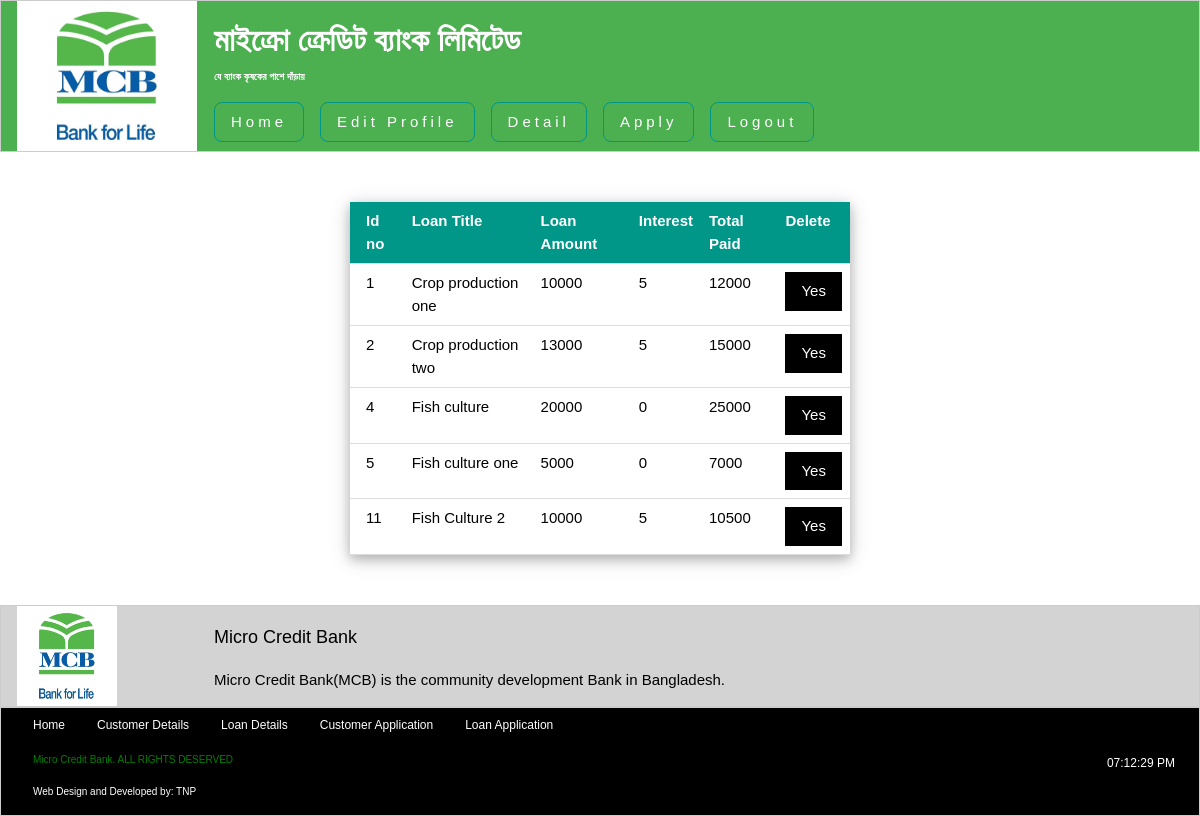
The page /loan_detail.php on the database as committed earlier.
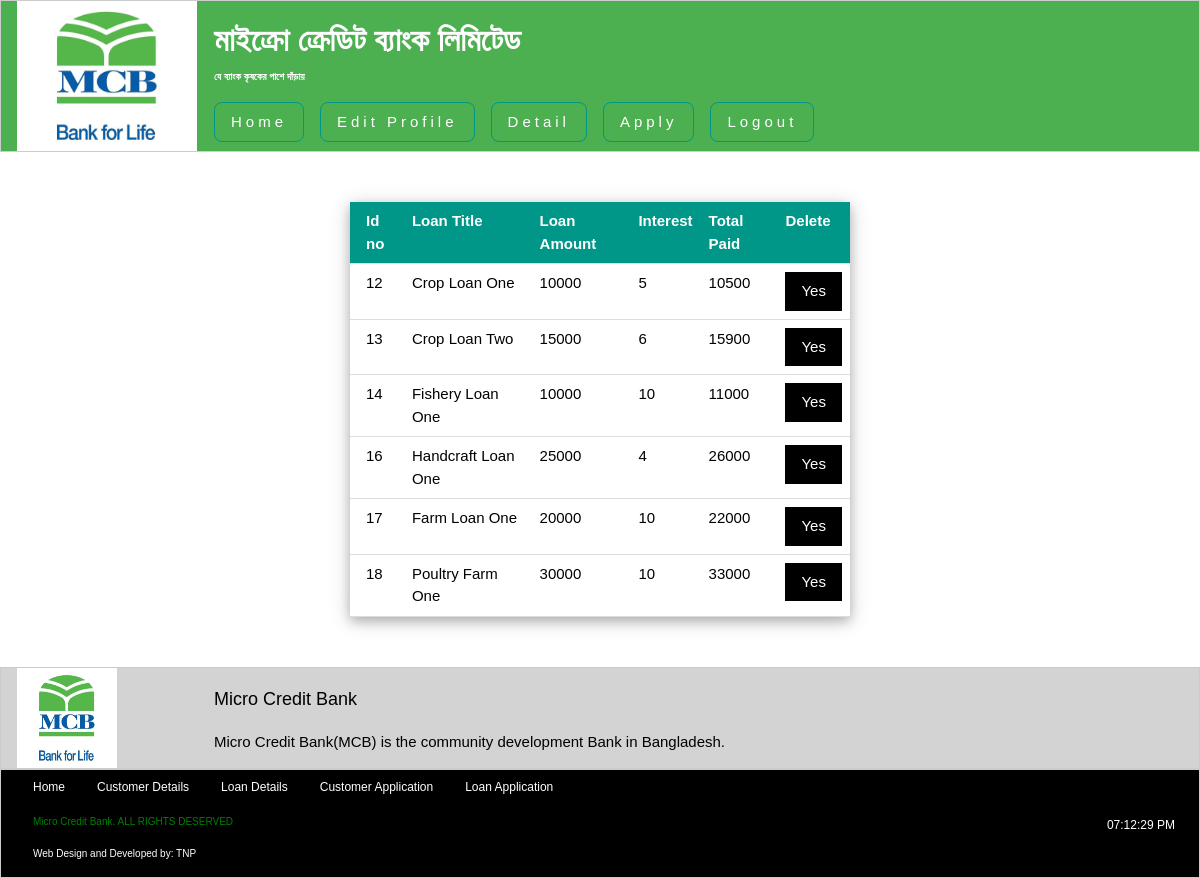
The same page on the database as committed later.
### tables this page shows
CREATE TABLE IF NOT EXISTS `loan_category` (
`category_id` int(11) NOT NULL,
  `loan_type` varchar(255) NOT NULL,
  `loan_amount` int(11) NOT NULL,
  `total_paid` int(11) NOT NULL,
  `validity` varchar(255) NOT NULL,
  `interest` int(11) NOT NULL
);

### loan_detail.php (the view, shortened to what this page needs)
<?php include("include/header_demand.php"); ?>
<div class="w3-container" style="min-height:295px;height:auto;">
<?php
	$sql = "SELECT * FROM loan_category";
	$result = mysql_query($sql);
	if($result)
	{
		if(mysql_num_rows($result))
		{?>
			<table class="w3-table w3-container w3-hoverable w3-bordered w3-middle w3-card-4" style="max-width:500px;width:50%;margin-top:50px; margin-bottom: 50px; font-family: Arial; ">
					<thead>
						<tr class="w3-teal">
							<th> Id no </th>
							<th> Loan Title </th>
							<th> Loan Amount </th>
							<th> Interest </th>
							<th> Total Paid </th>
							<th> Delete </th>
						</tr>
					</thead>
		<?php
			while($row = mysql_fetch_assoc($result))
			{
				?>
					<tr>
						<td> <?php echo $row['category_id']; ?> </td>
						<td> <?php echo $row['loan_type']; ?> </td>
						<td> <?php echo $row['loan_amount']; ?> </td>
						<td> <?php echo $row['interest']; ?> </td>
						<td> <?php echo $row['total_paid'] ?> </td>
						<td> <a href="loan_delete.php?id=<?php echo $row['category_id']; ?>"> <button class="w3-button w3-black" onclick="remove_note()">Yes</button></a> </td>
					</tr>
		<?php
			}
		?>
			</table>
	<?php
		}
	}
?>
</div>
<?php include("include/footer_demand.php"); ?>

### include/header_demand.php (shortened to what this page needs)
<?php include("include/config.php");
	if($_SESSION['designation'] == "Chairman")
	{
	  include("include/header_chairman.php");
	}
	else if($_SESSION['designation'] == "Manager")
	{
	  include("include/header_manager.php");
	}
	else if($_SESSION['designation'] == "Cash Officer")
	{
		include("include/header_cash_officer.php");
	}
	else
	{
	  include("include/header_admin.php");
	}
?>

### include/header_admin.php (shortened to what this page needs)
<!doctype html>
<html>
	<head>
	  <link rel="stylesheet" href="css/w3_css.css" >
	  <link rel="stylesheet" href="css/fontawesome-all.min.css">
	</head>
	<body class="w3-container" style="padding:0px;margin:0px;" onload = startTime()>
		<div class="w3-row-padding w3-border w3-green w3-cell-row ">
			<div class="w3-cell w3-col w3-container m2 l2">
		    	<a href="home.php"><img alt="mcb_logo" src="images/mcb_logo.jpg" width="180px" height="150px"/></a>
			</div>
			<div class="w3-cell w3-col w3-container m9 l9" style="font-family: sans-serif;">
				<p style="font-weight: bold"><font size="6" color="white">মাইক্রো ক্রেডিট ব্যাংক লিমিটেড</font> <br/>
		    	<font size="0" color="white"> যে ব্যাংক কৃষকের পাশে দাঁড়ায় </font> </p>
				<div class="w3-cell-row">
					<div class="w3-bar w3-green">
						<a href="home.php" class="w3-bar-item w3-button w3-wide w3-border w3-border-teal w3-round-large w3-margin-right"> Home </a>
						<a href="edit_profile.php?designation=" class="w3-bar-item w3-button w3-wide w3-border w3-border-teal w3-round-large w3-margin-right"> Edit Profile </a>
						<div class="w3-dropdown-hover">
							<button class="w3-button w3-wide w3-border w3-border-teal w3-round-large w3-margin-right"> Detail </button>
						</div>
						<div class="w3-dropdown-hover">
							<button class="w3-button w3-wide w3-border w3-border-teal w3-round-large w3-margin-right"> Apply </button>
						</div>
							<a href="home.php?logout=yes" class="w3-bar-item w3-button w3-wide w3-border w3-border-teal w3-round-large w3-margin-right" >  <label class="w3-tiny">  <?php echo $designation; ?> </label> Logout
							</a>
					</div>
				</div>
			</div>
		</div>

### include/footer_demand.php (shortened to what this page needs)
<?php
	if($_SESSION['designation'] == "Chairman")
	{
	  include("include/footer_chairman.php");
	}
	else if($_SESSION['designation'] == "Manager")
	{
	  include("include/footer_manager.php");
	}
	else if($_SESSION['designation'] == "Cash Officer")
	{
		include("include/footer_cash_officer.php");
	}
	else
	{
	  include("include/footer_admin.php");
	}
?>

### include/footer_admin.php (shortened to what this page needs)
<div class="w3-container" style="padding:0px;margin:0px;">
	<div class="w3-row-padding w3-border" style="background-color: lightgray;">
		<div class="w3-col w3-container m2 l2">
			<a href="index.php">
				<img alt="mcb_logo" src="images/mcb_logo.jpg" width="100px" height="100px"/>
			</a>
		</div>
	<div class="w3-col w3-container m9 l9" style="font-family: sans-serif;">
		<p class="w3-large">Micro Credit Bank</p>
		<p class="w3-medium"> Micro Credit Bank(MCB) is the community development Bank in Bangladesh.</p>
	</div>
	</div>
	<div class="w3-row-padding w3-border w3-black">
		<div class="w3-row-padding w3-bar">
			<div class="w3-row w3-small">
				<a href="home.php" class="w3-bar-item w3-button">Home</a>
				<a href="#" class="w3-bar-item w3-button">Customer Details</a>
				<a href="#" class="w3-bar-item w3-button">Loan Details</a>
				<a href="#" class="w3-bar-item w3-button">Customer Application</a>
				<a href="#" class="w3-bar-item w3-button">Loan Application</a>
			</div>
			<div class="w3-row-padding w3-col w3-container m5 l5" style="font-family: sans-serif; color: green">
				<p class="w3-tiny w3-row-padding">Micro Credit Bank. ALL RIGHTS DESERVED</p>
		  	</div>
			<div class="w3-row-padding w3-col w3-container m7 l7" style="font-family: sans-serif; color: white">
				<p class="w3-small w3-right" id="liveTime"></p>
		  	</div>
			<h6 class="w3-panel w3-tiny" style="color: white; font-family: sans-serif;"> Web Design and Developed by: TNP</h6>
		</div>
	</div>
</div>
</body>
</html>

### css/w3_css.css (style rules this page uses)
html { box-sizing:border-box }
*,*:before,*:after { box-sizing:inherit }
html { -ms-text-size-adjust:100%;-webkit-text-size-adjust:100% }
body { margin:0 }
a { background-color:transparent;-webkit-text-decoration-skip:objects }
img { border-style:none }
button,input,select,textarea { font:inherit;margin:0 }
button,input { overflow:visible }
button,select { text-transform:none }
button,html [type=button],[type=reset],[type=submit] { -webkit-appearance:button }
html,body { font-family:Verdana,sans-serif;font-size:15px;line-height:1.5 }
html { overflow-x:hidden }
h6 { font-size:16px }
h1,h2,h3,h4,h5,h6 { font-family:"Segoe UI",Arial,sans-serif;font-weight:400;margin:10px 0 }
.w3-wide { letter-spacing:4px }
img { vertical-align:middle }
a { color:inherit }
.w3-table,.w3-table-all { border-collapse:collapse;border-spacing:0;width:100%;display:table }
.w3-bordered tr,.w3-table-all tr { border-bottom:1px solid #ddd }
.w3-table td,.w3-table th,.w3-table-all td,.w3-table-all th { padding:8px 8px;display:table-cell;text-align:left;vertical-align:top }
.w3-table th:first-child,.w3-table td:first-child,.w3-table-all th:first-child,.w3-table-all td:first-child { padding-left:16px }
.w3-btn,.w3-button { border:none;display:inline-block;padding:8px 16px;vertical-align:middle;overflow:hidden;text-decoration:none;color:inherit;background-color:inherit;text-align:center;cursor:pointer;white-space:nowrap }
.w3-btn,.w3-button { -webkit-touch-callout:none;-webkit-user-select:none;-khtml-user-select:none;-moz-user-select:none;-ms-user-select:none;user-select:none }
.w3-dropdown-click,.w3-dropdown-hover { position:relative;display:inline-block;cursor:pointer }
.w3-bar { width:100%;overflow:hidden }
.w3-bar .w3-bar-item { padding:8px 16px;float:left;width:auto;border:none;display:block;outline:0 }
.w3-bar .w3-dropdown-hover,.w3-bar .w3-dropdown-click { position:static;float:left }
.w3-bar .w3-button { white-space:normal }
.w3-container:after,.w3-container:before,.w3-panel:after,.w3-panel:before,.w3-row:after,.w3-row:before,.w3-row-padding:after,.w3-row-padding:before, .w3-cell-row:before,.w3-cell-row:after,.w3-clear:after,.w3-clear:before,.w3-bar:before,.w3-bar:after { content:"";display:table;clear:both }
.w3-col,.w3-half,.w3-third,.w3-twothird,.w3-threequarter,.w3-quarter { float:left;width:100% }
@media (min-width:601px) { .w3-col.m2 { width:16.66666% } }
@media (min-width:601px) { .w3-col.m5 { width:41.66666% } }
@media (min-width:601px) { .w3-col.m7 { width:58.33333% } }
@media (min-width:601px) { .w3-col.m9,.w3-threequarter { width:74.99999% } }
@media (min-width:993px) { .w3-col.l2 { width:16.66666% } }
@media (min-width:993px) { .w3-col.l5 { width:41.66666% } }
@media (min-width:993px) { .w3-col.l7 { width:58.33333% } }
@media (min-width:993px) { .w3-col.l9 { width:74.99999% } }
.w3-cell-row { display:table;width:100% }
.w3-cell { display:table-cell }
.w3-round-large { border-radius:8px }
.w3-row-padding,.w3-row-padding>.w3-half,.w3-row-padding>.w3-third,.w3-row-padding>.w3-twothird,.w3-row-padding>.w3-threequarter,.w3-row-padding>.w3-quarter,.w3-row-padding>.w3-col { padding:0 8px }
.w3-container,.w3-panel { padding:0.01em 16px }
.w3-panel { margin-top:16px;margin-bottom:16px }
.w3-card-4,.w3-hover-shadow:hover { box-shadow:0 4px 10px 0 rgba(0,0,0,0.2),0 4px 20px 0 rgba(0,0,0,0.19) }
.w3-tiny { font-size:10px!important }
.w3-small { font-size:12px!important }
.w3-medium { font-size:15px!important }
.w3-large { font-size:18px!important }
.w3-border { border:1px solid #ccc!important }
.w3-margin-right { margin-right:16px!important }
.w3-right { float:right!important }
.w3-green,.w3-hover-green:hover { color:#fff!important;background-color:#4CAF50!important }
.w3-teal,.w3-hover-teal:hover { color:#fff!important;background-color:#009688!important }
.w3-black,.w3-hover-black:hover { color:#fff!important;background-color:#000!important }
.w3-border-teal,.w3-hover-border-teal:hover { border-color:#009688!important }
.w3-middle { margin: 0 auto; }

Rows that differ between the two databases and show on the page:
removed loan_category: category_id "1", loan_type "Crop production one", loan_amount "10000", interest "5", total_paid "12000"
removed loan_category: category_id "2", loan_type "Crop production two", loan_amount "13000", interest "5", total_paid "15000"
removed loan_category: category_id "4", loan_type "Fish culture", loan_amount "20000", interest "0", total_paid "25000"
removed loan_category: category_id "5", loan_type "Fish culture one", loan_amount "5000", interest "0", total_paid "7000"
removed loan_category: category_id "11", loan_type "Fish Culture 2", loan_amount "10000", interest "5", total_paid "10500"
added loan_category: category_id "12", loan_type "Crop Loan One", loan_amount "10000", interest "5", total_paid "10500"
added loan_category: category_id "13", loan_type "Crop Loan Two", loan_amount "15000", interest "6", total_paid "15900"
added loan_category: category_id "14", loan_type "Fishery Loan One", loan_amount "10000", interest "10", total_paid "11000"
added loan_category: category_id "16", loan_type "Handcraft Loan One", loan_amount "25000", interest "4", total_paid "26000"
added loan_category: category_id "17", loan_type "Farm Loan One", loan_amount "20000", interest "10", total_paid "22000"
added loan_category: category_id "18", loan_type "Poultry Farm One", loan_amount "30000", interest "10", total_paid "33000"
